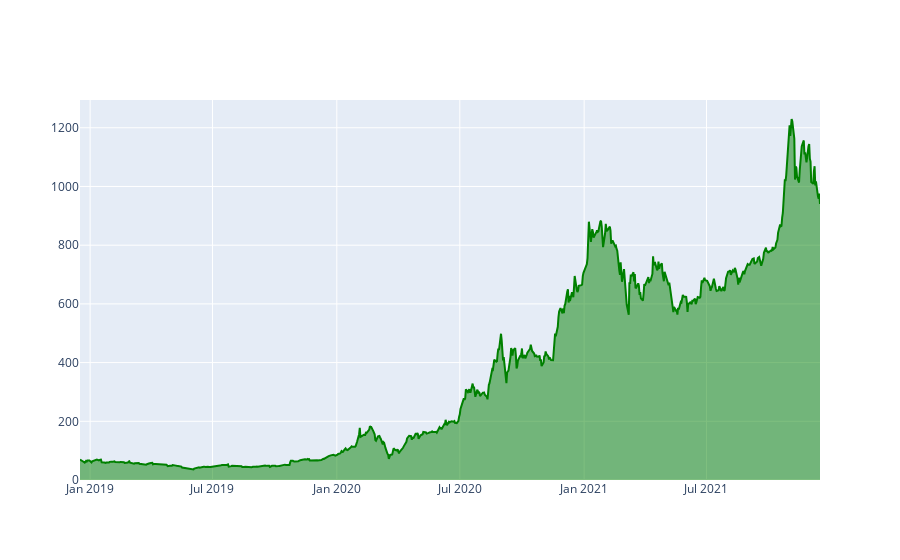

Notebook code for this chart:
### Code cell
#Main Chart
fig = go.Figure()
fig.add_trace(go.Scatter(x=df.index, y=df.Close, mode='lines', fill='tozeroy', line={'color': colors(df)}))

### Figure 1 — Plotly figure (JSON) as saved in the notebook; plotly's stock layout.template omitted (floating-point values rounded to 4 significant figures; data arrays with more than 128 entries replaced by an {"elided": "..."} marker saying what was removed)
{"data": [{"fill": "tozeroy", "line": {"color": "green"}, "mode": "lines", "type": "scatter", "x": {"elided": "757 str values"}, "y": {"elided": "757 float values"}}], "layout": {}}
